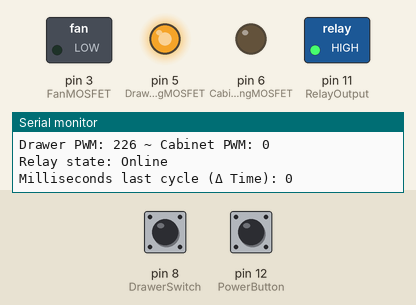
Recording of a sketch running on a simulated Arduino Nano, built with avr-gcc and run on an emulated ATmega328P. Shown: switched loads named in the sketch (green lamp = pin HIGH), output pins drawn as LEDs (lit = HIGH), the last lines printed to the serial monitor. The inputs (shaded band) are chosen by the test bench; at power-on: pin 12 (PowerButton) HIGH, pin 8 (DrawerSwitch) HIGH.

Above: at 1.27 s.
1.3 s: pin 12 (PowerButton) pulled LOW for 0.15 s
At 2.2 s:
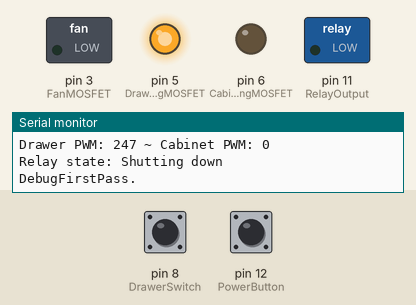
4.3 s: pin 8 (DrawerSwitch) pulled LOW for 3.2 s
At 5.7 s:
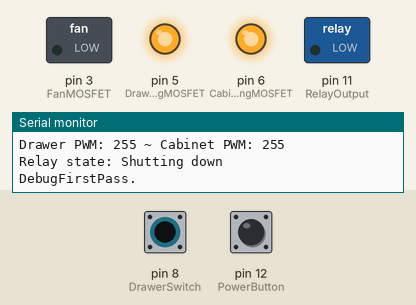
9.8 s: pin 8 (DrawerSwitch) pulled LOW for 1 s
At 14.0 s:
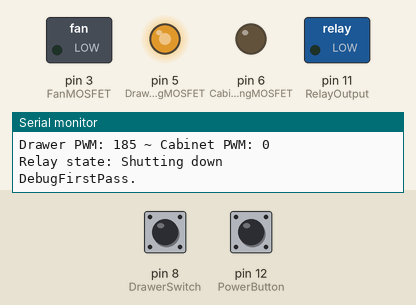
16.8 s: pin 8 (DrawerSwitch) pulsed LOW 5 times (0.12 s each, 0.3 s apart)
At 18.5 s:
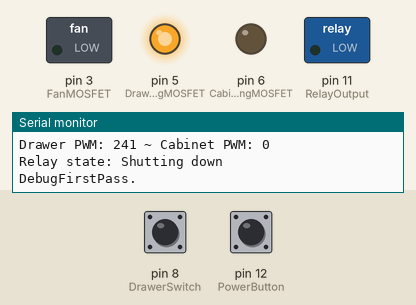
21.3 s: pin 8 (DrawerSwitch) pulled LOW for 0.15 s
At 28.0 s:
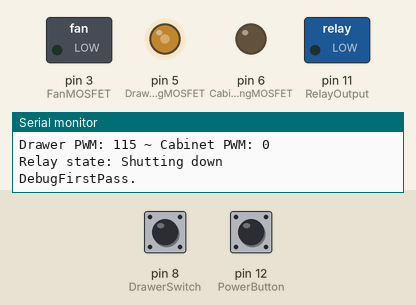
Timing chart, 0 to 67.2 s (numbered marks = the images above; inputs shaded):
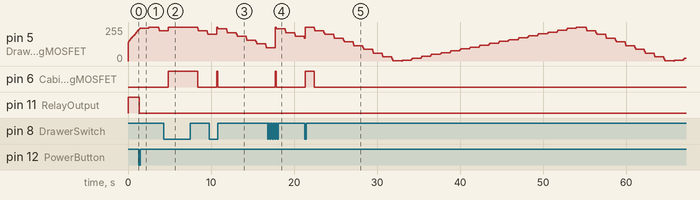

The sketch:

Projects_AIO.ino
```cpp
#include <Arduino.h>
#include <U8g2lib.h>

// Remaining unused pin defines:
#define Unused0 A2
#define Unused1 A3
#define unused2 A6
#define unused3 A7

// https://learn.adafruit.com/assets/571
// Tempurature pin defines:
#define BoardThermisterPin A1
#define RemoteThermisterPin A0
#define ThermisterPin A0 // What will be read
#define SamplesCount 5
#define TemperatureNominal 18  // Tweaking #1
#define ThermisterNominal 52000 // Tweaking #2 my probe with leads came to about 23200 but higher gives a more accurate result.
#define SeriesResistor 9600  // Tweaking #3
#define BCoefficient 3950 // Scary maths don't touch
#define FanMOSFET 3 // PWM

// Relay pin defines:
#define RelayOutput 11 // this is immediatly set to HIGH and turned off by a switch on the protoboard going to ground
#define PowerButton 12 // When this pin is grounded it will toggle ShuttingDown to true, and digitalWrite(RelayOutput, LOW)
                       // disabling it's own power source

// Command pin defines:
#define RX 0
#define TX 1
#define SCL A4 // not even sure if this is correct yet :)
#define SDA A5

// Lighting pin defines
#define DrawerLightingMOSFET 5 // This is an exterior light, it will be Pulse Width Modulated as well as set HIGH when the microswitch is closed. PWM
#define CabinetLightingMOSFET 6 // the ground for the interior LED strip will be toggled on when this pin goes HIGH. PWM
#define AuxLightingMOSFET 9 // Not used but present in the breadboard. PWM
                            // there is a 10K resistor to ground on all MOSFETs
#define DrawerSwitch 8 // Hinge pin is ground and the (opposite) roller side pin is this pin
#define CabinetSwitch 7 // Unused, all switches are paralleled together
#define DopplerInput 2 // Unused, will try a module in the future.

// Debug variables:
bool DebugFirstPass = true; // only useful to the extent the Serial output might contain an offline message.
int ButtonMillisCooldown = 0;
bool DoLighting = true;
bool DoRelay = true;
bool DoTemperature = false;
bool DoSerial = true;
bool DoDebug = true;

// Command variables:
String inString = ""; // Will be assembled into a command string.

// https://www.arduino.cc/reference/en/language/functions/time/millis/
// Timing variables:
unsigned long LastMillis = 0; // Last millis(); will be stored into this at end of loop.
unsigned long DeltaTime = 0;
unsigned long PWMChangeDelay = 0; // Simple delay between PWM change actions

// https://learn.adafruit.com/thermistor/using-a-thermistor
// https://learn.adafruit.com/assets/571
// Tempurature variables:
uint8_t SampleIndex;
float Samples[SamplesCount];
float Steinhart; // Formula variable for temperature in °C
float Differential = 0.00f; // The difference in tempurature between Average and Desired.
float AverageTemperature; // The average temperature for the last 5 cycles
float DesiredAmbient = 11.95; // Desired tempurature for this local space °C. Can you see the broken? o.0
int FanPWM = 0; // The value to be written to FanMOSFET pin 3

// Relay Variables:
bool ShuttingDown = false; // The switch that determins which debug message is sent over serial.

// Lighting Variables:
bool DrawerIsIncrementing = true; // A switch to keep track of which + or - it is currently moving in.
bool CabinetIsIncrementing = true; // the same function as the previous, but with its own variable set.
int DrawerBreathingValue = 135; // The initial breathing value, about half but aligned to reach 255 exactly.
int CabinetBreathingValue = 135; // Not really used, the inside cabinet light is off unless a switch is grounded
int BreathingIncrement = 7; // When we are incrementing, by how much?
int BreathingDecrement = 14; // this will cause it to dim more rapidly

// https://www.arduino.cc/reference/en/language/functions/time/millis/
// Timing Debug/Constants:
String DebugZero = "Milliseconds last cycle (Δ Time): ";

// https://learn.adafruit.com/thermistor/using-a-thermistor
// https://learn.adafruit.com/assets/571
// Tempurature Debug/Constants:
String DebugOne = "Temperature: ";
String DebugTwo = "°C ~ Desired: ";
String DebugThree = "°C ~ Differential: ";
String DebugFour = " ~ PWM Zero: ";

// Relay Debug/Constants:
String DebugFive = "Relay state: ";
String DebugSix = "Online";
String DebugSeven = "Shutting down";
String DebugEight = "Offline";

// Lighting Debug/Constants:
String DebugNine = "Drawer PWM: "; // This one should show the PWM strength as well as:
String DebugTen = " ~ Cabinet PWM: "; // Show 0 if the switch is open and 255 if the pin is grounded

// Debug Debug/Constants:
// https://www.arduino.cc/reference/en/language/structure/control-structure/goto/
String DebugEleven = "DebugFirstPass.";
String DebugTwelve = "DebugSecondPass.";

// This is supposed to facilitate pure software reset.
// https://www.instructables.com/id/two-ways-to-reset-arduino-in-software/
void(* resetFunc) (void) = 0;//declare reset function at address 0

void setup()
{
  //pinMode(BoardThermisterPin, INPUT); // A1 (or A0) may be swapped in defines.
  //pinMode(RemoteThermisterPin, INPUT); // A0
  pinMode(FanMOSFET, OUTPUT); // Winter Cooler output.
  pinMode(RelayOutput, OUTPUT); // Relay output.
  digitalWrite(RelayOutput, HIGH); // Default is set to HIGH so it can power itself through the 12V supply barrel jack
  ShuttingDown = false; // Initial shutdown debug setting
  pinMode(PowerButton, INPUT_PULLUP); // Power button closes to ground
  pinMode(DrawerLightingMOSFET, OUTPUT); // Drawer/Exterior 12V LED strip
  pinMode(CabinetLightingMOSFET, OUTPUT); // Cabinet/Interior 12V LED strip
  pinMode(DrawerSwitch, INPUT_PULLUP); // All Drawer microswitches are parrallel and close to ground.
  //pinMode(CabinetSwitch, INPUT_PULLUP); // Unused, the system uses parrallel switches.
  //pinMode(DopplerInput, INPUT); // currently unused, will this setting be correct if it puts out a 3.3V logic?
  AverageTemperature = DesiredAmbient;
  analogReference(EXTERNAL);
  Serial.begin(9600);
  while (!Serial)
  {
    delay(10); // wait for serial port to connect. Needed for native USB port only
  }
}

void loop()
{
  DeltaTime = millis();
  DeltaTime -= LastMillis;
  if (ButtonMillisCooldown > 0)
  {
    ButtonMillisCooldown -= DeltaTime; // Reduce this cooldown by DeltaTime. DeltaTime: 150 = (DeltaTime: 150 - 100) = 50; // ms
  }
  if ((digitalRead(PowerButton) == LOW) && (ButtonMillisCooldown <= 0))// The power button has been closed to ground, and the cooldown has at least elapsed.
  {
    digitalWrite(RelayOutput, 0); // Write LOW to the relay's MOSFET
    ButtonMillisCooldown = 100; // The button grounded has been acted upon, set a 2 second delay before it can be again.
    ShuttingDown = true; // Enable shutdown debug output, the pin has already been written to.
  }
  DebugFirstPass = true; // Not a result of goto
SecondPass:              // the goto
  Serial.println(DebugZero + DeltaTime); // "Milliseconds last cycle (Δ Time): %value" *newline*
  if (DoSerial)
  {
    SerialFunction();
  }
  if (DoLighting)
  {
    LightingFunction();
    Serial.print(DebugNine + DrawerBreathingValue); // "Drawer PWM: %value"
    Serial.println(DebugTen + CabinetBreathingValue); // " ~ Cabinet PWM: %value" *newline*
  }
  if (DoTemperature)
  {
    TemperatureFunction();
    Serial.print(DebugOne + Steinhart); // "Temperature: %value"
    Serial.print(DebugTwo + DesiredAmbient); // "°C ~ Desired: %value"
    Serial.print(DebugThree + Differential); // "°C ~ Differential: %value"
    Serial.println(DebugFour + FanPWM); // " ~ PWM Zero: %value" *newline*
  }
  if (DoRelay)
  {
    if ((ShuttingDown == true) && (DebugFirstPass == true)) // Jump through the barely necissary hoops to display the relay's state.
    {
      Serial.println(DebugFive + DebugSeven); // "Relay state: " + "Shutting down" *newline*
      DebugFirstPass = false;
      Serial.println(DebugEleven); // "DebugFirstPass."
      delay(1000);
      goto SecondPass;
    }
    else if ((ShuttingDown == true) && (DebugFirstPass == false))
    {
      Serial.println(DebugFive + DebugEight); // "Relay state: " + "Offline" *newline*
      Serial.println(DebugTwelve); // "DebugSecondPass."
      DebugFirstPass = true;
    }
    else
    {
      Serial.println(DebugFive + DebugSix); // "Relay state: " + "Online" *newline*
    }
  }
  //delay(350); // For the ease of reading Serial
  LastMillis = millis(); // Finally save millis to LastMillis before ending this cycle.
}

// https://learn.adafruit.com/thermistor/using-a-thermistor
// https://learn.adafruit.com/assets/571
void TemperatureFunction()
{
  for (SampleIndex = 0; SampleIndex < SamplesCount; SampleIndex++)
  {
    Samples[SampleIndex] = analogRead(ThermisterPin);
    delay(10);
  }
  // average all the samples out
  AverageTemperature = 0;
  for (SampleIndex = 0; SampleIndex < SamplesCount; SampleIndex++)
  {
     AverageTemperature += Samples[SampleIndex];
  }
  AverageTemperature /= SamplesCount;

  // convert the value to resistance
  AverageTemperature = 1023 / AverageTemperature - 1;
  AverageTemperature = SeriesResistor / AverageTemperature;

  Steinhart = AverageTemperature / ThermisterNominal; // (R/Ro)
  Steinhart = log(Steinhart);                         // ln(R/Ro)
  Steinhart /= BCoefficient;                          // 1/B * ln(R/Ro)
  Steinhart += 1.0 / (TemperatureNominal + 273.15);   // + (1/To)
  Steinhart = 1.0 / Steinhart;                        // Invert
  Steinhart -= 273.15;                                // convert to °C

  Differential = constrain((Steinhart - DesiredAmbient), 0, 5); // optimized by @FactoryFactory#4847
  // Differential = EliminateNegative(Steinhart - DesiredAmbient); // store the unsigned short difference in tempurature

  FanPWM = PWMClamp(map(Differential, 0, 5, 0, 255)); // 0°C differnace, no power. +5°C differance, full power.
  // digitalWrite(FanMOSFET, FanPWM);
  analogWrite(FanMOSFET, FanPWM); // Changed back to analogWrite by @FactoryFactory#4847 request. pin 3
}

void LightingFunction()
{
  if(digitalRead(DrawerSwitch) == LOW) // The switch has been released grounding the DrawerSwitch.
  {
    digitalWrite(CabinetLightingMOSFET, HIGH); // Turn the interior cabinet LED strip on. pin 6
    CabinetBreathingValue = 255; // Set the value unused by PWM to match the write, because it does not get modulated.
    digitalWrite(DrawerLightingMOSFET, HIGH); // Write the maximum value directly to pin 5
    DrawerBreathingValue = 255; // Set the value used by PWM to match the write, and
                                // when the PWM resumes DrawerIsIncrementing will be set to false and dim out
    delay(PWMChangeDelay);
  }
  else // Do the modulating of the breathing nightlight. and turn off the interior light.
  {
    analogWrite(DrawerLightingMOSFET, DrawerLightingClamp()); // Write the oscilating DrawerBreathingValue retrieved
                                                               // from its clamp. pin 5
    analogWrite(CabinetLightingMOSFET, LOW); // Turn the strip off. pin 6
    CabinetBreathingValue = 0; // Set the value used by PWM to match the write
    delay(PWMChangeDelay);
  }

  // if(digitalRead(DrawerSwitch) != LOW) // CabinetSwitch is unused, all switches are paralleled together
}

int DrawerLightingClamp() // Steps through incrementing, or decrementing as well as clamping the value for use with PWM
{
  if(DrawerIsIncrementing == true) // Move positivly.
  {
    DrawerBreathingValue += BreathingIncrement; // DrawerBreathingValue = (DrawerBreathingValue + BreathingIncrement);

    if(DrawerBreathingValue >= 255)
    {
      DrawerIsIncrementing = false; // Value was 255 or over, The next move will be decrementing.
      DrawerBreathingValue = 255; // Clamp it to 255 maximum.
    }
  }
  else if(DrawerIsIncrementing == false) // Move negatively.
  {
    DrawerBreathingValue -= BreathingDecrement; // DrawerBreathingValue = (DrawerBreathingValue - BreathingDecrement);

    if(DrawerBreathingValue <= 0)
    {
      DrawerIsIncrementing = true; // Value was 0 or negative, The next move will be incrementing.
      DrawerBreathingValue = 0; // Clamp it to 0 minimum.
    }
  }

  return DrawerBreathingValue; // return the processed value.
}

int CabinetLightingClamp() // Is not used, but functions the exact same way as DrawerLightingClamp()
{
  if(CabinetIsIncrementing == true) // Move positivly.
  {
    CabinetBreathingValue += BreathingIncrement;

    if(CabinetBreathingValue >= 255)
    {
      CabinetIsIncrementing = false; // Value was 255 or over, The next move will be decrementing.
      CabinetBreathingValue = 255; // Clamp it to 255 maximum.
    }
  }
  else if(CabinetIsIncrementing == false) // Move negatively.
  {
    CabinetBreathingValue -= BreathingDecrement;

    if(CabinetBreathingValue <= 0)
    {
     CabinetIsIncrementing = true; // Value was 0 or negative, The next move will be incrementing.
     CabinetBreathingValue = 0; // Clamp it to 0 minimum.
    }
  }

  return CabinetBreathingValue; // return the processed value.
}

void SerialFunction() // I'm honestly not sure if this is working the HC-06 Serial Slave Modules
                // are on the messy desk still in their protective bag ;)
{
  while (Serial.available() > 0)
  {
    int inChar = Serial.read();
    if (isDigit(inChar))
    {
      // convert the incoming byte to a char and add it to the string:
      inString += (char)inChar;
    }

    // if you get a newline, print the string, then the string's value:
    if (inChar == '\n')
    {
      if (inString.equals("warmer")) // mock ups, this will eventually handle a long string and pull variables out of it.
      {
        DesiredAmbient += 0.40; // Plus 1
      }
      if (inString.equals("colder"))
      {
        DesiredAmbient -= 0.10f; // Minus 2 Equals 2... ;)
      }
      if (inString.equals("reset"))
      {
        Serial.println("Resetting");
        resetFunc(); //call reset
      }
    }
  }
  inString = ""; // clear the string for new input:
}

int PWMClamp(float PWM)
{
  if(PWM >= 255)
    return 255;
   else if (PWM <= 32) // the minimum 48,64 worked alright 32 had a greater effect if the
                       // fan was already spinning, but still rotated the blades
    return 0;
   else
    return PWM;
}

/* Serial command code workspace:

// Commands constants:
static char    cmd[CMDSIZE];              // command string buffer
static char *  bufp;                      // buffer pointer
static char *  bufe = cmd + CMDSIZE - 1;  // buffer end

  Command(??)
    int value = 0;

    for (char * cmdp = cmd; *cmdp != '\0'; ++cmdp)
    {
      if ((*cmdp >= '0') && (*cmdp <= '9'))
      {
        value *= 10;
        value += *cmdp - '0';
      }
      else
      {
        // optionally return error
        return;
      }
    }
    DesiredAmbient = value;
  }

// Chopping block:
  float EliminateNegative(float temp) // Just clamps a float to positive number. unsigned long/short gave useless numbers i.e. 65531
  {
    if (temp <= 0)
    {
      return 0;
    }
    else
    {
      return temp;
    }
  }


*/
```

Measured:
- after the input at 1.3 s, pin 11 (RelayOutput): HIGH → LOW after 0.08 s
- after the input at 4.3 s, pin 6 (CabinetLightingMOSFET): LOW → HIGH after 0.55 s, → LOW 3.5 s later
- after the input at 9.8 s, pin 6 (CabinetLightingMOSFET): LOW → HIGH after 0.91 s, → LOW 0.09 s later
- after the input at 16.8 s, pin 6 (CabinetLightingMOSFET): LOW → HIGH after 0.94 s, → LOW 0.09 s later
- after the input at 21.3 s, pin 6 (CabinetLightingMOSFET): LOW → HIGH at once, → LOW 1.1 s later
